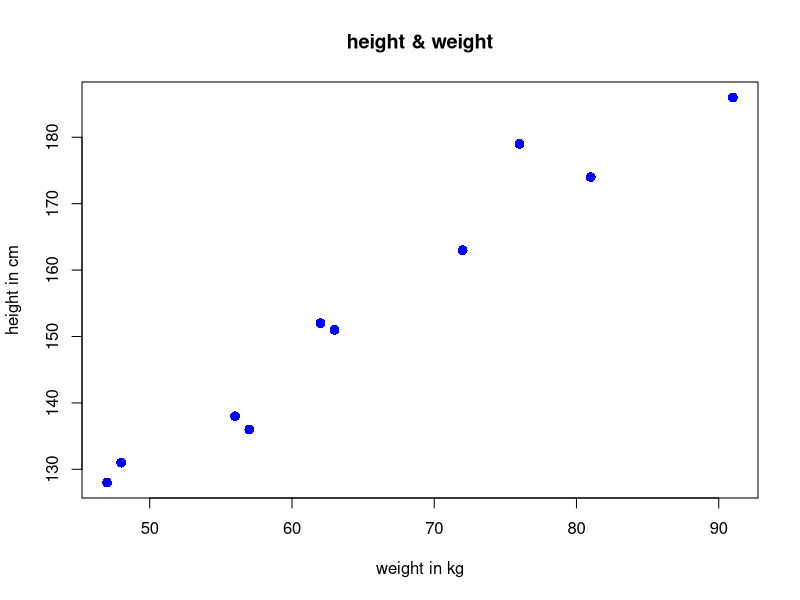

Source code (R):
install.packages("MLmetrics")
library(dplyr)
library(stats)
library(MLmetrics)
data <-iris
#inspect base data
View(data)
str(data)

#select numeric data
df<- select(data,c(1:4)) #select(data,c(1,2,3,4))

#inspect data
View(df)

#variable selection
var =cor(df)
var

# splitting data
index = sample(2,nrow(df),replace = TRUE,prob = c(.7,.3))
table(index)

train <- df[index==1,]
test<-df[index==2,]

#Building regression model
rm = lm(Petal.Length~Petal.Width+Sepal.Width,df)

#Evaluating model Efficiency
summary(rm)

#Evaluating model Accuracy
PLen_pred = predict(rm,test)
test$PLen_pred=PLen_pred
View(test)

#mean absolute percentage error(MAPE)
error = MAPE(test$PLen_pred,test$Petal.Length)
error

#Accuracy
acc=1-error
print(paste("Accuracy =",acc))





x <- c(151, 174, 138, 186, 128, 136, 179, 163, 152, 131)
y <- c(63, 81, 56, 91, 47, 57, 76, 72, 62, 48)

# Apply the lm() function.
relation <- lm(y~x)

print(summary(relation))

a<- data.frame(x=170)
pred = predict(relation,a)
print(pred)

plot(y,x,col="blue",main="height & weight",abline(relation),cex=1.3,pch=16,xlab = "weight in kg",ylab="height in cm")
